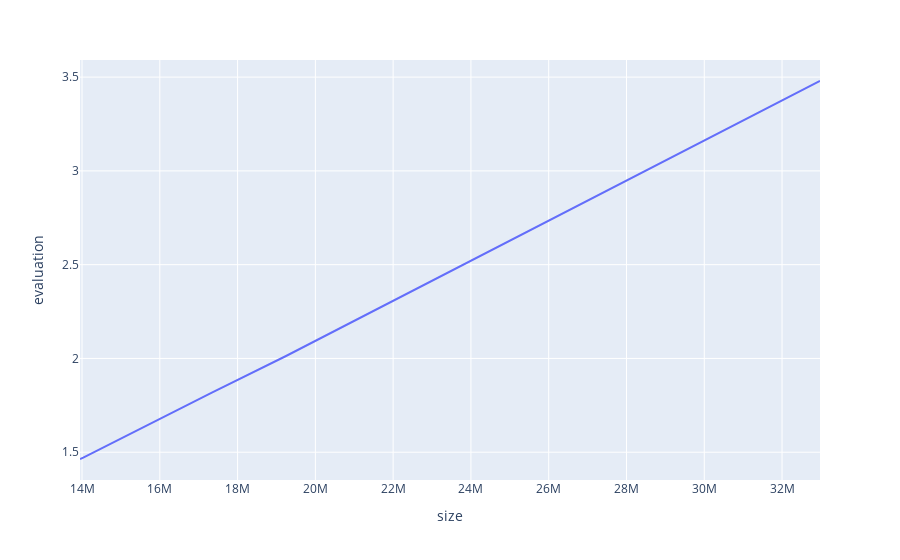

The notebook cell saved with this chart:
### Code cell
build_chart(sorted(evaluate_results(5), key=lambda tup: tup[0]))
print(f"Асимпотическая сложность алгоритма составляет O(n) ~ O(7*n + 1)")

### Figure 1 — Plotly figure (JSON) as saved in the notebook; plotly's stock layout.template omitted (floating-point values rounded to 4 significant figures)
{"data": [{"hovertemplate": "size=%{x}<br>evaluation=%{y}<extra></extra>", "legendgroup": "", "line": {"color": "#636efa", "dash": "solid"}, "mode": "lines", "name": "", "orientation": "v", "showlegend": false, "type": "scatter", "x": [13947797, 14031906, 17338360, 19246040, 32976217], "xaxis": "x", "y": [1.464, 1.471, 1.818, 2.013, 3.479], "yaxis": "y"}], "layout": {"legend": {"tracegroupgap": 0}, "margin": {"t": 60}, "xaxis": {"anchor": "y", "domain": [0, 1], "title": {"text": "size"}}, "yaxis": {"anchor": "x", "domain": [0, 1], "title": {"text": "evaluation"}}}}
